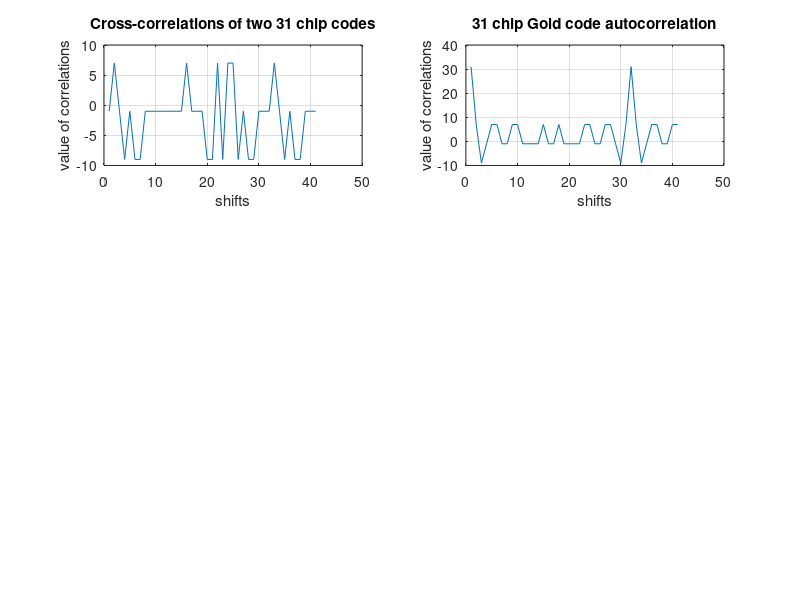

Here is the MATLAB script that generated this plot:
%Gold code sequence generator
%Run from editor Debug (F5)
%JC 4/25/09
%Gold code generation can sometimes be confusing and hopefully this m-file
%will be helpful. The m-file uses two preferred pairs of m-sequences (length 2^n-1)
%chips long where n=5 with length 31. The 33 gold codes
%(two original m-sequences plus 2^n-1 gold codes) produced in a 31x33 matrix
%here (with n=5) are probably not to useful for multiple access situations (CDMA)
%but is used here to provide a model for learning. The preferred pair used
%here is 52 and 5432 or 45 and 75 octal. Other preferred pairs can include values
%such as 53 5321, 5431, and 5421. The m-file will also check the cross-correlation
%values between any two codes in the matrix and should be three valued%(-9,-1,7). The 
%autocorrelation of a Gold code can also be checked. Some, not all, of the
%Gold codes in the matrix are balanced (16 1's and 15 -1's).
clear all
%Generate 1st m-sequence (52) of length 31 (1+x^2+x^5)
register1=[1 1 1 1 1];%initial fill
code1=zeros(1,31);
for i=1:31
   temp = mod(register1(2)+register1(5),2);
   code1(i) = 2*register1(5)-1;
   for j=5:-1:2
      register1(j)=register1(j-1);
   end
   register1(1) = temp;
end
%Generate 2nd m-sequence (5432) of length 31 (1+x^2+x^3+x^4+x^5)
register2=[1 1 1 1 1];%initial fill
code2=zeros(1,31);
for i=1:31
   temp = mod(register2(2)+register2(3)+register2(4)+register2(5),2);
   code2(i) = 2*register2(5)-1;
   for j=5:-1:2
      register2(j)=register2(j-1);
   end
   register2(1) = temp;
end
m_sequence_1=code1;%1/-1(bipolar sequence) output
m_sequence_2=code2;%1/-1(bipolar sequence) output
m_sequence_1=m_sequence_1';%transpose to a column
m_sequence_2=m_sequence_2';%transpose to a column
%Generate a set of unique Gold codes in a matrix (31x33) which includes
%the original 1st and 2nd m-sequences plus (2^n-1)=31 other Gold codes with n=5. 
%These unique codes are with initial fills of [1 1 1 1 1] in register1
%and register2. Other unique sets of Gold codes can be generated with 
%different initial fill values.
m_sequence_1 =m_sequence_1>0;%change 1/-1 to 1/0 
m_sequence_2 =m_sequence_2>0;%change 1/-1 to 1/0
Gold_code_matrix(:,1) = m_sequence_1;
Gold_code_matrix(:,2) = m_sequence_2;
for phase_shift=0:30
    shifted_code=circshift(m_sequence_2,phase_shift);
    Gold_code_matrix(:,3+phase_shift)=mod(m_sequence_1+shifted_code,2);
end
%Change matrix codes from 1/0 to 1/-1 and show 33 codes in command window.
Gold_code_matrix=2*Gold_code_matrix-1%change 1/0 to 1/-1
%Choose 2 codes from Gold code matrix and plot the cross-correlation
%values. If codes are from preferred pairs, the three values would be
%(-9,-1,+7).
codeA=Gold_code_matrix(:,9);
codeB=Gold_code_matrix(:,22);
%Determine cross-correlations
for shift=0:40
    shifted_code1 = circshift(codeA,shift);
    crosscorrelation(shift+1) = codeB'*shifted_code1;
end
subplot(3,2,1)
plot(crosscorrelation) 
grid on
xlabel('shifts');ylabel('value of correlations');
title('Cross-correlations of two 31 chip codes')
%Choose 1 code from the Gold code matrix and plot the autocorrelation
%values.
codeC=Gold_code_matrix(:,17);
for shift=0:40
    shifted_code_A= circshift(codeC,shift);
    autocorrelation_1(shift+1) = codeC'*shifted_code_A;     
end
%Show that all autocorrelation values of m-sequence 1 and 2
%(with non-zero shift) equals 31/-1.  
subplot(3,2,2)
plot(autocorrelation_1)
grid on
xlabel('shifts');ylabel('value of correlations');
title('31 chip Gold code autocorrelation')
%References
%[1] R. C. Dixon, Spread Spectrum Systems Applications, 2nd ed, Wiley (1984)
%[2] Matlab Helpdesk, Gold Sequence Generator,
%www.mathworks.com/access/helpdesk/help/toolbox/commblks/ref/goldsequencegenerator.html
%[3] Peterson's Table of Irreducible Polynomials over GF(2),
%www.cs.umbc.edu/~lomonaco/f97/442/Peterson_Table.html
%[4] John G. Prokis, Digital Communications, 4th ed, 13.2.5 Generation of
%PN Sequences and Gold codes,pages 776-771